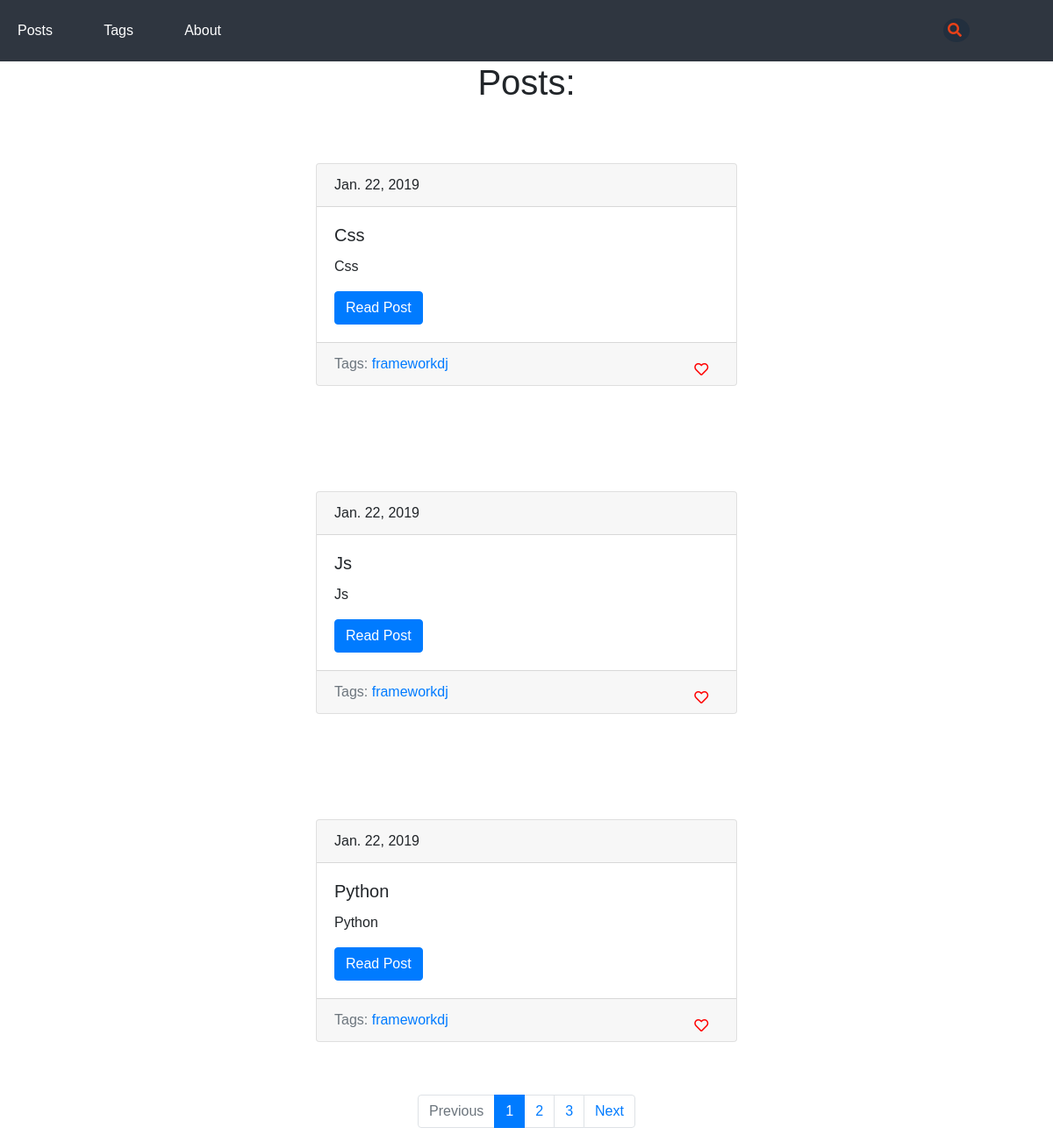
The page /blog/ on the database as committed earlier.
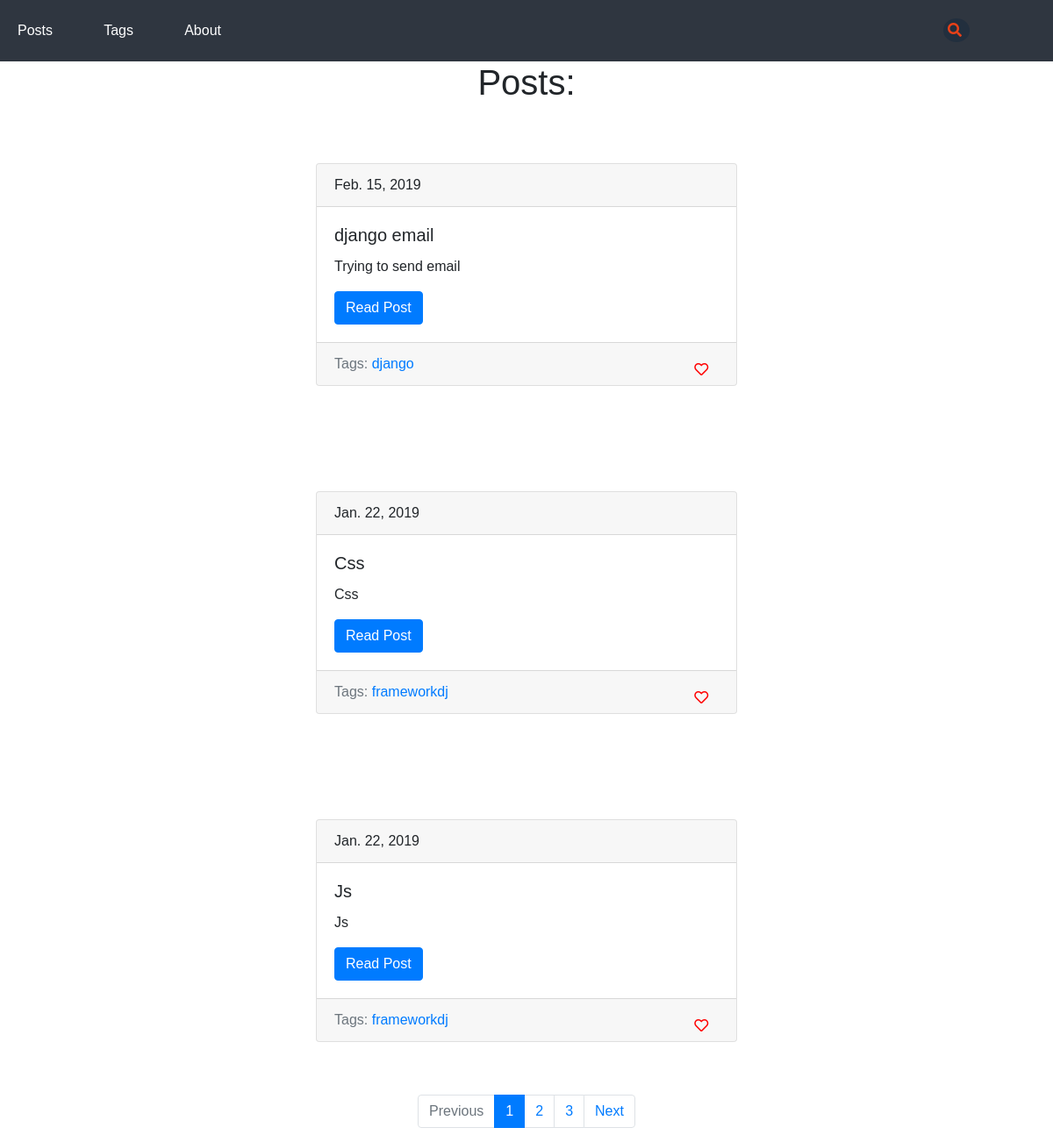
The same page on the database as committed later.
### blog/models.py (models this page shows, shortened)
class Post(models.Model):#создаём класс Post для работы с бд
    title = models.CharField(max_length = 150, db_index = True)#заголовок
    slug = models.SlugField(max_length = 150, blank = True, unique = True)#ссылка понятая для юзера(должна быть уникальной)
    body = models.TextField(blank = True, db_index = True)#тело текста
    date_pub = models.DateField(auto_now_add = True)#время публикации
    tags = models.ManyToManyField("Tag", blank = True, related_name = "posts")
    def get_absolute_url(self):#имя функции - лучше использовать такое
        return reverse("post_detail_url", kwargs = {"slug": self.slug})
    class Meta:
        ordering = ["-date_pub"]#посты будут сортироваться для пагинатора так: самые новые вверху, старые внизу(-)указываем для этого

class Tag(models.Model):
    title = models.CharField(max_length = 50)
    slug = models.SlugField(max_length = 50, unique = True)
    def get_absolute_url(self):#имя функции - лучше использовать такое
        return reverse("tag_detail_url", kwargs = {"slug": self.slug})
    class Meta:
        ordering = ["title"]#в алф порядке

### blog/views.py (the view)
def postsList(request):
    search_query = request.GET.get("search", "")#по ум = "", а не пустой = инпуту формы с именем как имя первого аргумента
    if search_query:#если поисковой запрос не пустой
        posts = Post.objects.filter(Q(title__icontains=search_query) | Q(body__icontains=search_query))
    else:
        posts = Post.objects.all()#печатаем все посты из бд
    paginator = Paginator(posts, 3)# по 2 поста на стр
    page_number = request.GET.get("page", 1)#1-значение,если не найдена стр
    page = paginator.get_page(page_number)#1 стр#это как на сайтах встречается ?параметр =
    is_paginated = page.has_other_pages()
    if page.has_previous():
        prev_url = "?page={}".format(page.previous_page_number())
    else:
        prev_url = ""
    if page.has_next():
        next_url = "?page={}".format(page.next_page_number())
    else:
        next_url = ""
    context = {
        "page_object": page,
        "is_paginated": is_paginated,
        "next_url": next_url,
        "prev_url": prev_url
    }
    return render(request, "blog/posts.html", context = context)

### blog/templates/blog/posts.html (shortened to what this page needs)
{% extends "blog/baseBlog.html" %}
    {% block content %}
<div class="list">
    <h1>Posts:</h1>
    {% for post in page_object.object_list %}
        {% include "blog/includes/post_card_template.html" %}
    {% endfor %}
</div>
    {% endblock %}

### blog/templates/blog/includes/post_card_template.html
<div class="card" style = "margin: 5% 0; width: 40%">
  <div class="card-header">
    {{post.date_pub}}
  </div>
  <div class="card-body">
  <h5 class="card-title">{{post.title}}</h5>
  <p class="card-text">{{post.body|truncatewords:15}}</p>
  <a href="{{ post.get_absolute_url }}" class="btn btn-primary">Read Post</a>
  </div>
  <div class="card-footer text-muted">
    Tags:
    {% for tag in post.tags.all %}
      <a href="{{tag.get_absolute_url}}">{{tag.title}}</a>
    {% endfor %}
    <button class="like" type="submit"><i class="heart far fa-heart"></i></button>
  </div>
</div>

Rows that differ between the two databases and show on the page:
no longer on this page (row unchanged): Post: date_pub "Jan. 22, 2019", title "Python", body "Python", Tag (title "frameworkdj")
added Post: date_pub "Feb. 15, 2019", title "django email", body "Trying to send email"
now on this page (row unchanged): Tag: title "django", shown under "Feb. 15, 2019"
